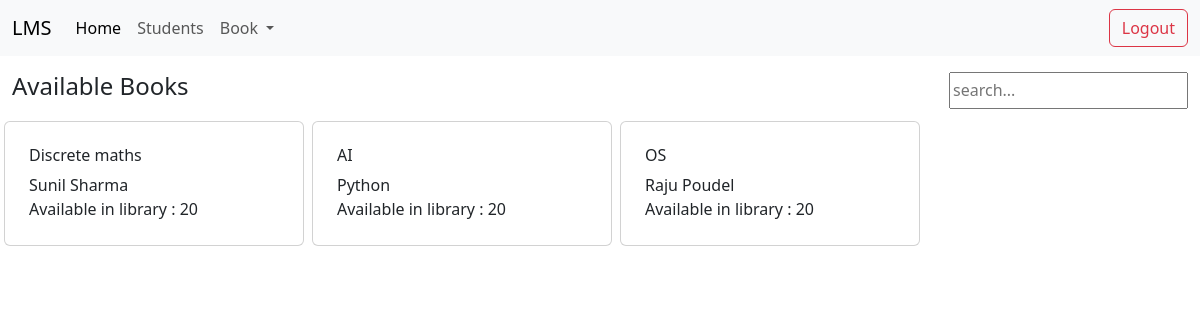
The app's page / (signed in) with its own data.
### lms/models.py (models this page shows, shortened)
class Book(models.Model):
    name = models.CharField(max_length = 1000)
    author_name = models.CharField(max_length = 1000)
    no_of_copies = models.IntegerField()
    category_id =  models.ForeignKey("Category", on_delete=models.CASCADE)

### lms/views.py (the view)
# urls.py: path('', dashboard),
def dashboard(request):
    if request.user.is_authenticated == True:
        books = Book.objects.all()
        return render(request, 'dashboard/index.html',{'books':books})
    else:
        return redirect('/login/')

### templates/dashboard/index.html (shortened to what this page needs)
{% extends "dashboard/layout/layout.html" %}
{% block content %}
<div class="container-fluid mt-3 ">
    <div class="header d-flex justify-content-between">
        <h4>Available Books</h4>
        <input type="text" class="" id="filter-books" placeholder="search..." oninput="filterBooks()"  />
    </div>
    <div class="row mt-2" id="book-container">
        {% for book in books %}
        <div class="col-lg-3 m-1 card p-4">
            <h6>{{book.name}}</h6>
            <span>{{book.author_name}}</span>
            <span>Available in library : {% if book.no_of_copies == 0 %} <span class="text-danger">Out of copies</span>{% elif book.no_of_copies <= 10 %}  <span class="text-danger">{{book.no_of_copies}} </span>{% else %} {{book.no_of_copies}} {% endif %} </span>
        </div>
        {% endfor %}
    </div>
</div>
{% endblock %}

### records on screen
Book: name "Discrete maths", author_name "Sunil Sharma", no_of_copies "20"
Book: name "AI", author_name "Python", no_of_copies "20"
Book: name "OS", author_name "Raju Poudel", no_of_copies "20"
